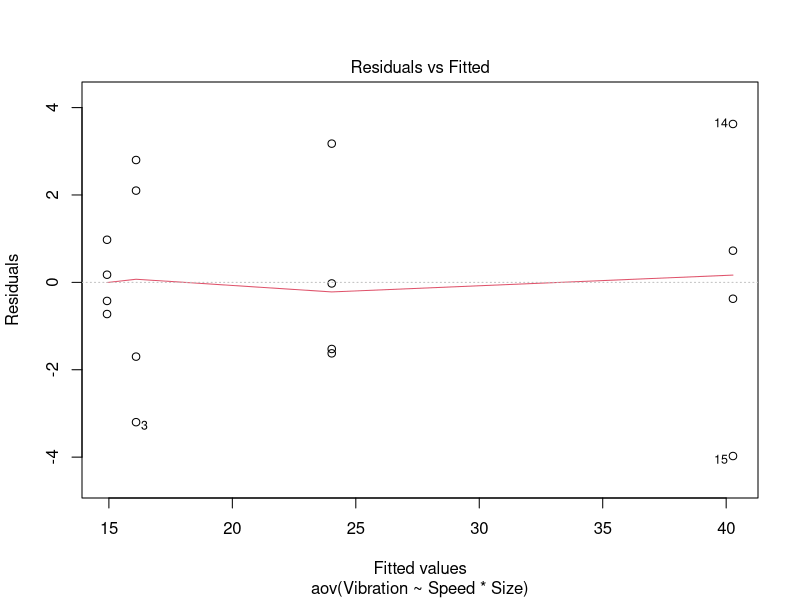
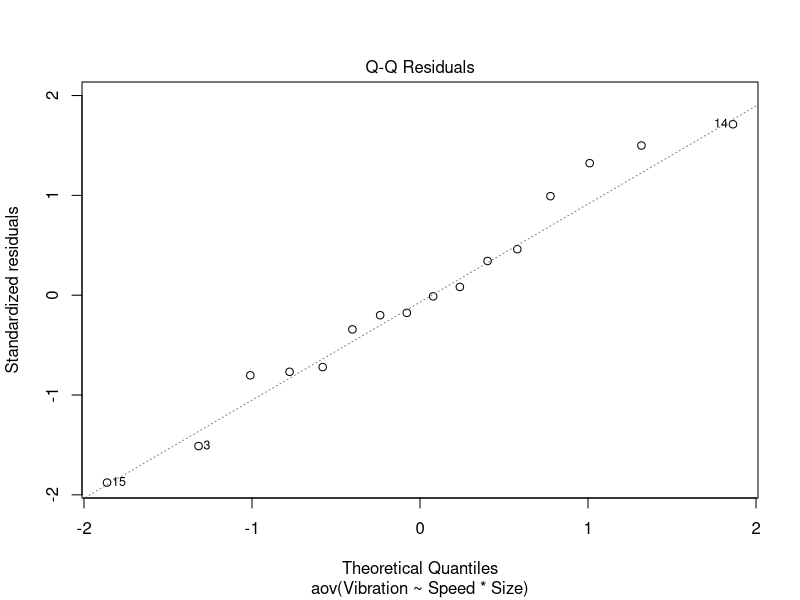
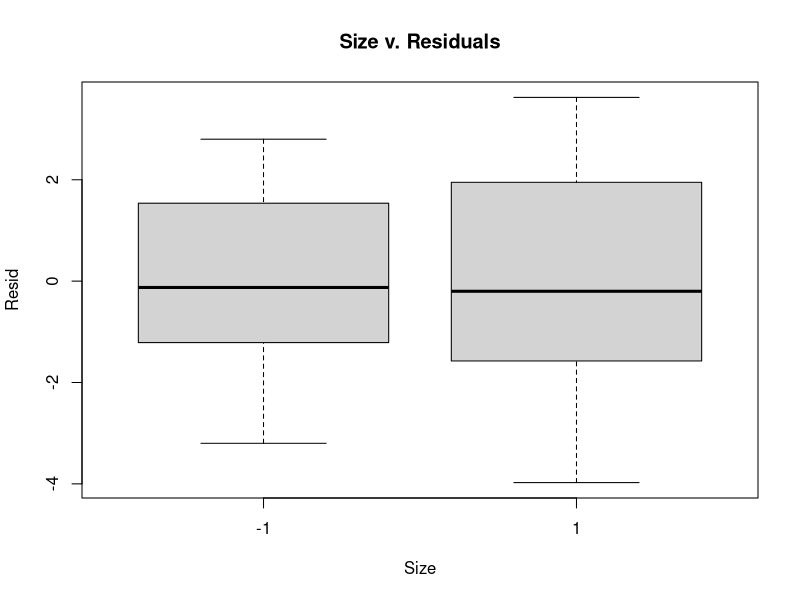
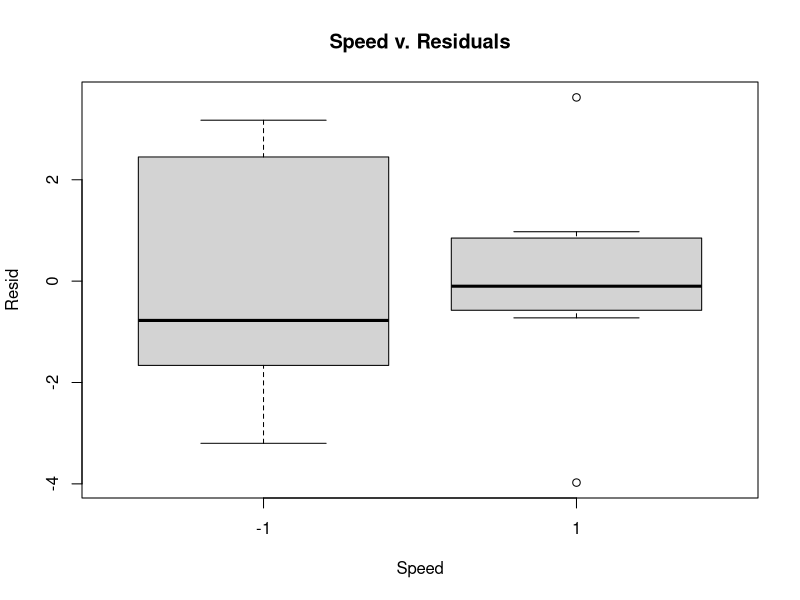
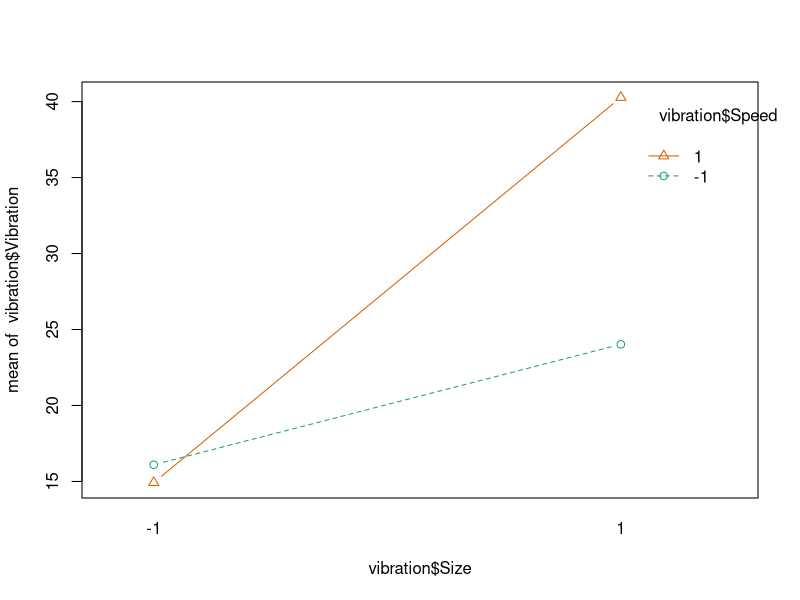
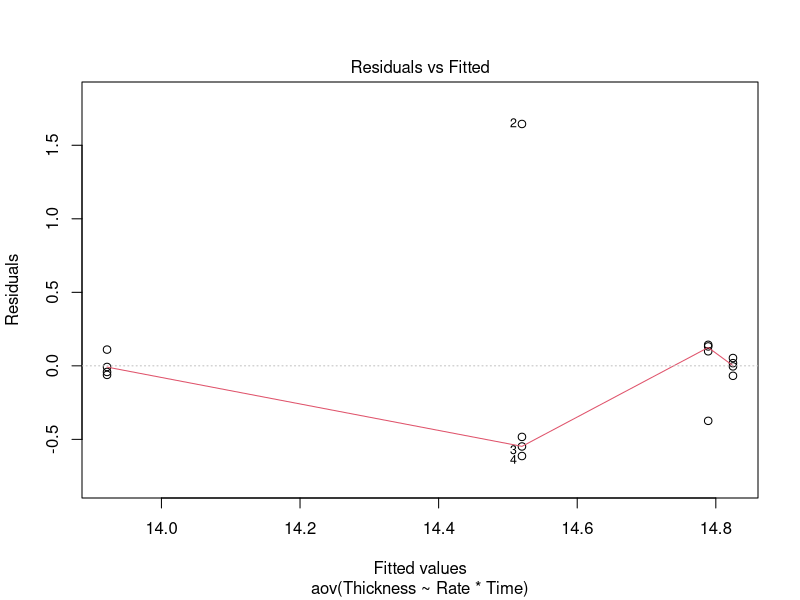
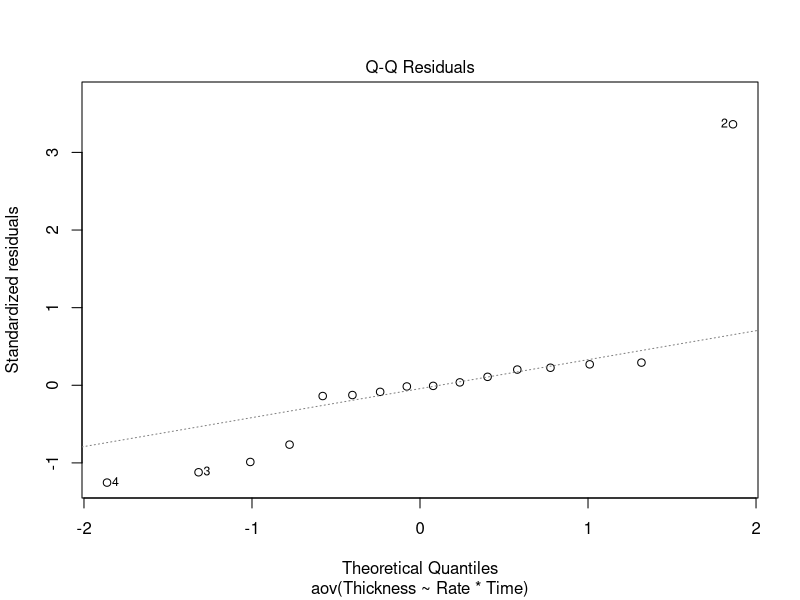
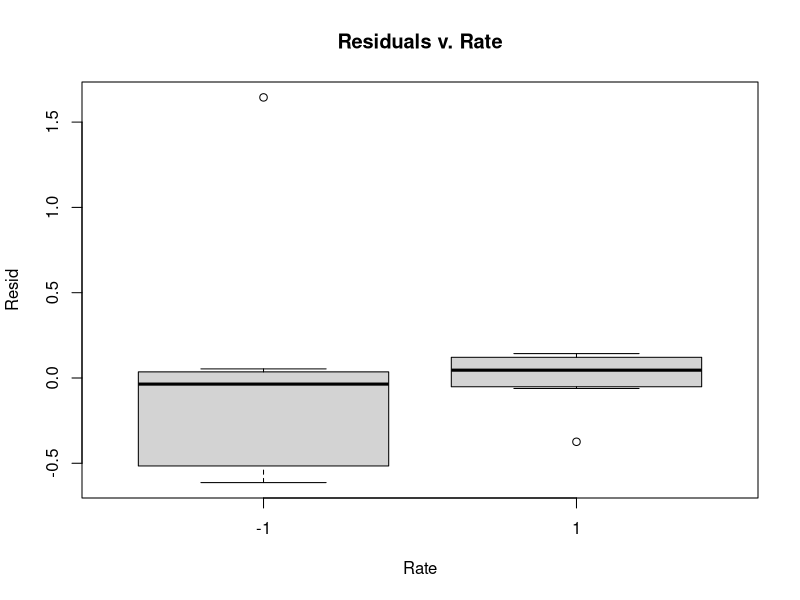

Recreate these plots in R, in order. (Note: this script raises an error after producing the figures.)
## ---- chunk 1
knitr::opts_chunk$set(cache = T, fig.width = 8, fig.height = 5, fig.align = 'center')
## ---- chunk 2
library(MASS)
library(dplyr)
library(lmerTest)

levels <- factor(c("-","+"))
df <- expand.grid(A=levels,
                  B=levels,
                  C=levels)
formula <- ~ A + B + C
X_dm <- model.matrix(formula, data = df)
X_eff <- model.matrix(formula, data = df, 
                      contrasts.arg = list(A = contr.helmert,
                                           B = contr.helmert,
                                           C = contr.helmert))

A <- round(ginv(X_eff)%*%X_dm,2)
X_eff%*%A # Correct output
A

## ---- chunk 3
vibration <- read.csv("./Datasets/Q6-5.csv")
vibration <- vibration %>%
  mutate_at(vars(-Vibration), as.factor)

vibration_aov <- aov(Vibration ~ Speed * Size, data = vibration)
summary(vibration_aov)
## ---- chunk 4
plot(vibration_aov, which = c(2,1))
plot(vibration$Size, resid(vibration_aov), main = "Size v. Residuals", xlab="Size", ylab="Resid")
plot(vibration$Speed, resid(vibration_aov), main = "Speed v. Residuals", xlab="Speed", ylab="Resid")
## ---- chunk 5
interaction.plot(vibration$Size, vibration$Speed, vibration$Vibration, type = "b",
                 pch = 1:6, col = RColorBrewer::brewer.pal(6, "Dark2"))
## ---- chunk 6
thickness <- read.csv("./Datasets/Q6-12.csv")
thickness <- thickness %>%
  mutate_at(vars(-Thickness), as.factor)

# full data
thickness_aov <- aov(Thickness ~ Rate * Time, data = thickness,
                      contrasts = list(Rate = "contr.helmert",
                                       Time = "contr.helmert"))
coef(thickness_aov) * 2

# removing outlier
thickness_aov_rm <- aov(Thickness ~ Rate * Time, data = thickness[c(-2, -15),],
                      contrasts = list(Rate = "contr.helmert",
                                       Time = "contr.helmert"))
coef(thickness_aov_rm) * 2
## ---- chunk 7
summary(thickness_aov)
summary(thickness_aov_rm)
## ---- chunk 8
coef(thickness_aov_rm)
## ---- chunk 9
plot(thickness_aov, which = c(1,2))
plot(thickness$Rate, resid(thickness_aov), main = "Residuals v. Rate", xlab = "Rate", ylab = "Resid")
plot(thickness$Time, resid(thickness_aov), main = "Residuals v. Time", xlab = "Time", ylab = "Resid")

plot(thickness_aov_rm, which = c(1,2))
plot(thickness$Rate[c(-2,-15)], resid(thickness_aov_rm), main = "Residuals v. Rate (Outlier Removed)", xlab = "Rate", ylab = "Resid")
plot(thickness$Time[c(-2,-15)], resid(thickness_aov_rm), main = "Residuals v. Time (Outlier Removed)", xlab = "Time", ylab = "Resid")
## ---- chunk 10
# log
plot(aov(log(Thickness) ~ Rate*Time, data = thickness), 1:2)

# box-cox
bc <- boxcox(thickness_aov)
bc$x[which.max(bc$y)]
plot(aov((Thickness)^-2 ~ Rate*Time, data = thickness), 1:2)
## ---- chunk 11
yield <- read.csv("./Datasets/Q6-28.csv")
yield <- yield %>%
  mutate_at(vars(-Yield), as.factor)

yield_aov <- aov(Yield ~ A*B*C*D, data = yield,
                 contrasts = list(A="contr.helmert",
                                  B="contr.helmert",
                                  C="contr.helmert",
                                  D="contr.helmert"))

anova(yield_aov)
coefs <- coef(yield_aov) 

# QQ plots of the coefficients.
qqnorm(coefs[-1] * 2, datax = T)
sort(coefs[-1]) # B seems to have the least effect 
## ---- chunk 12
yield_aov_ACD <- aov(Yield ~ A*C*D, data = yield,
                 contrasts = list(A="contr.helmert",
                                  C="contr.helmert",
                                  D="contr.helmert"))
anova(yield_aov_ACD)
## ---- chunk 13
coef(yield_aov_ACD)
## ---- chunk 14
plot(yield_aov_ACD, 1:2)
plot(yield$A, resid(yield_aov_ACD), main = "Residuals v. A", xlab="A", ylab="Resid")
plot(yield$C, resid(yield_aov_ACD), main = "Residuals v. C", xlab="C", ylab="Resid")
plot(yield$D, resid(yield_aov_ACD), main = "Residuals v. D", xlab="B", ylab="Resid")
## ---- chunk 15
perform_mean_range <- function(x) return(c(mean(x), diff(x)))
perform_mean_range(yield[yield$A==1 & yield$B==1 & yield$C==1,"Yield"])
perform_mean_range(yield[yield$A==1 & yield$B==1 & yield$C==-1,"Yield"])
perform_mean_range(yield[yield$A==1 & yield$B==-1 & yield$C==1,"Yield"])
perform_mean_range(yield[yield$A==1 & yield$B==-1 & yield$C==-1,"Yield"])
perform_mean_range(yield[yield$A==-1 & yield$B==1 & yield$C==1,"Yield"])
perform_mean_range(yield[yield$A==-1 & yield$B==1 & yield$C==-1,"Yield"])
perform_mean_range(yield[yield$A==-1 & yield$B==-1 & yield$C==1,"Yield"])
perform_mean_range(yield[yield$A==-1 & yield$B==-1 & yield$C==-1,"Yield"])
## ---- chunk 16
brownies <- read.csv("./Datasets/brownies.csv")
brownies <- brownies %>%
  mutate_at(vars(-c(X,score)), as.factor)

brownies_aov <- aov(score~ A + B + C, data = brownies)
summary(brownies_aov)
coef(brownies_aov)
plot(brownies_aov, 1:2)
plot(brownies$A, resid(brownies_aov), main = "Residuals v. A", xlab="A", ylab="Resid")
plot(brownies$B, resid(brownies_aov), main = "Residuals v. B", xlab="B", ylab="Resid")
plot(brownies$C, resid(brownies_aov), main = "Residuals v. C", xlab="C", ylab="Resid")
## ---- chunk 17
head(brownies)
brownies_summary <- brownies[1:8, c("A","B","C")]
brownies_summary$mean <- tapply(brownies$score, brownies$Panel_ID, mean)
brownies_summary$sd <- tapply(brownies$score, brownies$Panel_ID, sd)

brownies_mean_aov <- aov(mean ~ A + B + C, data = brownies_summary)
brownies_sd_aov <- aov(sd ~ A + B + C, data = brownies_summary)
summary(brownies_mean_aov)
summary(brownies_sd_aov)
## ---- chunk 18
plot(brownies_mean_aov, 1:2)
plot(brownies_summary$A, resid(brownies_mean_aov), main = "Residuals v. A", xlab="A", ylab="Resid")
plot(brownies_summary$B, resid(brownies_mean_aov), main = "Residuals v. B", xlab="B", ylab="Resid")
plot(brownies_summary$C, resid(brownies_mean_aov), main = "Residuals v. C", xlab="C", ylab="Resid")

plot(brownies_sd_aov, 1:2)
plot(brownies_summary$A, resid(brownies_sd_aov), main = "Residuals v. A", xlab="A", ylab="Resid")
plot(brownies_summary$B, resid(brownies_sd_aov), main = "Residuals v. B", xlab="B", ylab="Resid")
plot(brownies_summary$C, resid(brownies_sd_aov), main = "Residuals v. C", xlab="C", ylab="Resid")
## ---- chunk 19
brownies_random_aov <- lmer(score ~ A + B + C + (1 | Panel_ID), data = brownies)
anova(brownies_random_aov)
ranova(brownies_random_aov)

coef(brownies_random_aov)
